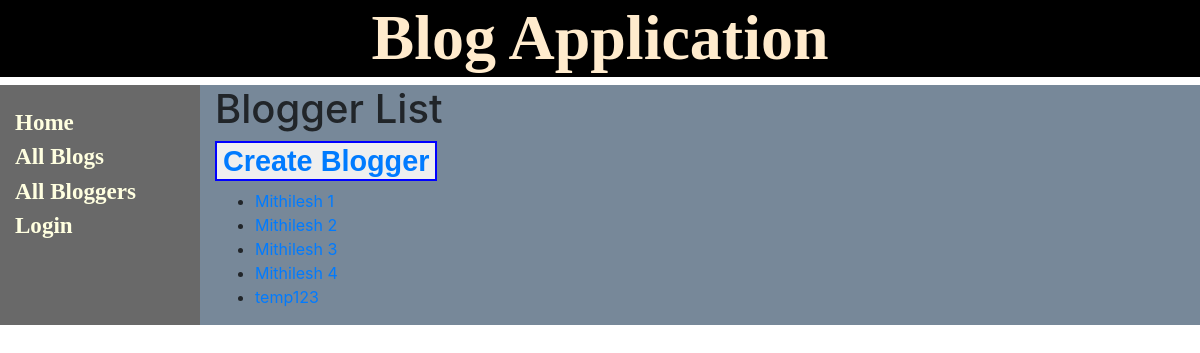
The page /blog/bloggers/ on the database as committed earlier.
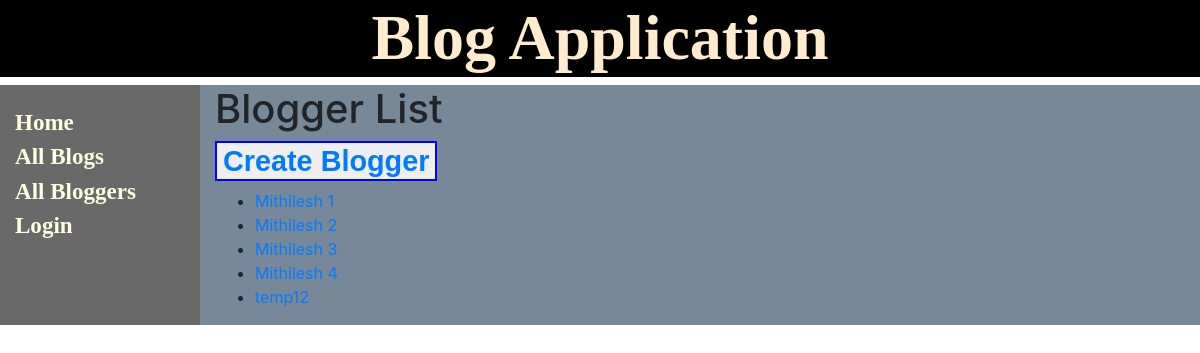
The same page on the database as committed later.
### blog/models.py (models this page shows, shortened)
class Blogger(models.Model):
    name = models.CharField(max_length=200, null=False, blank=False)
    bio = models.CharField(max_length=500, null=False, blank=False)
    def get_absolute_url(self):
        return reverse('blogger-detail', args=[str(self.id)])

### blog/views.py (the view)
# urls.py: path('bloggers/', views.BloggerListView.as_view(), name='bloggers'),
class BloggerListView(generic.ListView):
    model = Blogger

### blog/templates/blog/blogger_list.html
{% extends "base_generic.html" %}
{% block content %}
  <h1>Blogger List</h1>
  <h4><button class="mybutton"><a href="{% url 'create-blogger' %}">Create Blogger</a></button></h4>
  {% if blogger_list %}
  <ul>
    {% for blogger in blogger_list %}
      <li>
        <a href="{{ blogger.get_absolute_url }}">{{ blogger.name }}</a>
      </li>
    {% endfor %}
  </ul>
  {% else %}
    <p>There are no blogger now.</p>
  {% endif %}
{% endblock %}

Rows that differ between the two databases and show on the page:
changed Blogger: name "temp123" → "temp12"
